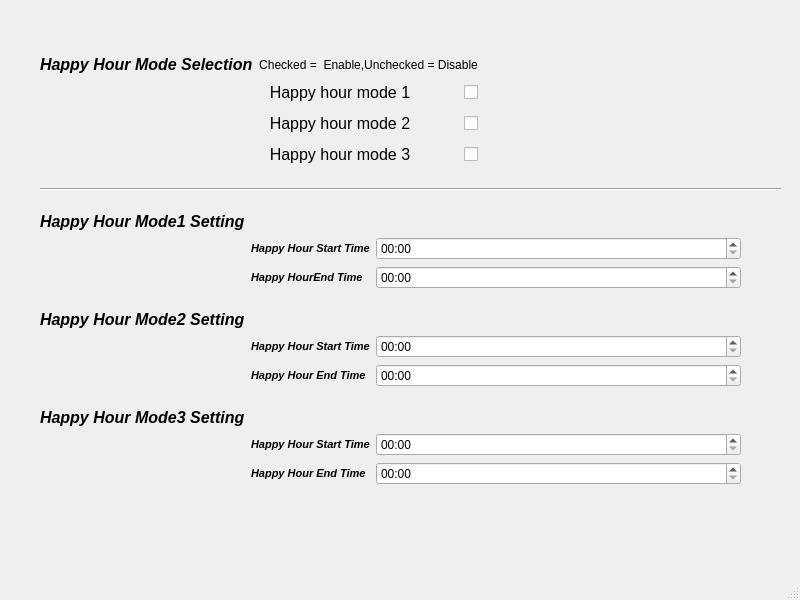
<?xml version="1.0" encoding="UTF-8"?>
<ui version="4.0">
 <class>wbsdHappyHour</class>
 <widget class="QMainWindow" name="wbsdHappyHour">
  <property name="geometry">
   <rect>
    <x>0</x>
    <y>0</y>
    <width>800</width>
    <height>600</height>
   </rect>
  </property>
  <property name="windowTitle">
   <string>MainWindow</string>
  </property>
  <widget class="QWidget" name="centralwidget">
   <widget class="QWidget" name="verticalLayoutWidget">
    <property name="geometry">
     <rect>
      <x>40</x>
      <y>40</y>
      <width>741</width>
      <height>461</height>
     </rect>
    </property>
    <layout class="QVBoxLayout" name="verticalLayout">
     <item>
      <layout class="QGridLayout" name="gridLayout1">
       <property name="sizeConstraint">
        <enum>QLayout::SetDefaultConstraint</enum>
       </property>
       <item row="0" column="0">
        <widget class="QLabel" name="label">
         <property name="sizePolicy">
          <sizepolicy hsizetype="Fixed" vsizetype="Fixed">
           <horstretch>0</horstretch>
           <verstretch>0</verstretch>
          </sizepolicy>
         </property>
         <property name="font">
          <font>
           <pointsize>12</pointsize>
           <weight>75</weight>
           <italic>true</italic>
           <bold>true</bold>
          </font>
         </property>
         <property name="text">
          <string>Happy Hour Mode Selection</string>
         </property>
         <property name="textFormat">
          <enum>Qt::AutoText</enum>
         </property>
         <property name="scaledContents">
          <bool>false</bool>
         </property>
         <property name="alignment">
          <set>Qt::AlignLeading|Qt::AlignLeft|Qt::AlignTop</set>
         </property>
         <property name="wordWrap">
          <bool>false</bool>
         </property>
         <property name="margin">
          <number>-1</number>
         </property>
        </widget>
       </item>
       <item row="1" column="1">
        <widget class="QCheckBox" name="chb_mode1">
         <property name="font">
          <font>
           <pointsize>12</pointsize>
          </font>
         </property>
         <property name="layoutDirection">
          <enum>Qt::RightToLeft</enum>
         </property>
         <property name="autoFillBackground">
          <bool>false</bool>
         </property>
         <property name="text">
          <string>Happy hour mode 1           </string>
         </property>
         <property name="tristate">
          <bool>false</bool>
         </property>
        </widget>
       </item>
       <item row="2" column="1">
        <widget class="QCheckBox" name="chb_mode2">
         <property name="font">
          <font>
           <pointsize>12</pointsize>
          </font>
         </property>
         <property name="layoutDirection">
          <enum>Qt::RightToLeft</enum>
         </property>
         <property name="text">
          <string>Happy hour mode 2           </string>
         </property>
        </widget>
       </item>
       <item row="3" column="1">
        <widget class="QCheckBox" name="chb_mode3">
         <property name="font">
          <font>
           <pointsize>12</pointsize>
          </font>
         </property>
         <property name="layoutDirection">
          <enum>Qt::RightToLeft</enum>
         </property>
         <property name="text">
          <string>Happy hour mode 3           </string>
         </property>
        </widget>
       </item>
       <item row="1" column="2">
        <spacer name="horizontalSpacer_2">
         <property name="orientation">
          <enum>Qt::Horizontal</enum>
         </property>
         <property name="sizeHint" stdset="0">
          <size>
           <width>40</width>
           <height>20</height>
          </size>
         </property>
        </spacer>
       </item>
       <item row="0" column="1">
        <widget class="QLabel" name="label_11">
         <property name="text">
          <string>Checked =  Enable,Unchecked = Disable</string>
         </property>
         <property name="alignment">
          <set>Qt::AlignCenter</set>
         </property>
        </widget>
       </item>
      </layout>
     </item>
     <item>
      <widget class="Line" name="line">
       <property name="orientation">
        <enum>Qt::Horizontal</enum>
       </property>
      </widget>
     </item>
     <item>
      <layout class="QGridLayout" name="gridLayout2">
       <item row="1" column="1">
        <widget class="QLabel" name="label_3">
         <property name="sizePolicy">
          <sizepolicy hsizetype="Fixed" vsizetype="Fixed">
           <horstretch>0</horstretch>
           <verstretch>0</verstretch>
          </sizepolicy>
         </property>
         <property name="font">
          <font>
           <pointsize>8</pointsize>
           <weight>75</weight>
           <italic>true</italic>
           <bold>true</bold>
          </font>
         </property>
         <property name="text">
          <string>Happy Hour Start Time</string>
         </property>
         <property name="textFormat">
          <enum>Qt::AutoText</enum>
         </property>
         <property name="scaledContents">
          <bool>false</bool>
         </property>
         <property name="alignment">
          <set>Qt::AlignLeading|Qt::AlignLeft|Qt::AlignTop</set>
         </property>
         <property name="wordWrap">
          <bool>false</bool>
         </property>
         <property name="margin">
          <number>-1</number>
         </property>
        </widget>
       </item>
       <item row="1" column="2">
        <widget class="QTimeEdit" name="mode1_tes">
         <property name="displayFormat">
          <string>HH:mm</string>
         </property>
        </widget>
       </item>
       <item row="0" column="0">
        <widget class="QLabel" name="label_2">
         <property name="sizePolicy">
          <sizepolicy hsizetype="Fixed" vsizetype="Fixed">
           <horstretch>0</horstretch>
           <verstretch>0</verstretch>
          </sizepolicy>
         </property>
         <property name="font">
          <font>
           <pointsize>12</pointsize>
           <weight>75</weight>
           <italic>true</italic>
           <bold>true</bold>
          </font>
         </property>
         <property name="text">
          <string>Happy Hour Mode1 Setting</string>
         </property>
         <property name="textFormat">
          <enum>Qt::AutoText</enum>
         </property>
         <property name="scaledContents">
          <bool>false</bool>
         </property>
         <property name="alignment">
          <set>Qt::AlignLeading|Qt::AlignLeft|Qt::AlignTop</set>
         </property>
         <property name="wordWrap">
          <bool>false</bool>
         </property>
         <property name="margin">
          <number>-1</number>
         </property>
        </widget>
       </item>
       <item row="2" column="2">
        <widget class="QTimeEdit" name="mode1_tee">
         <property name="displayFormat">
          <string>HH:mm</string>
         </property>
        </widget>
       </item>
       <item row="2" column="1">
        <widget class="QLabel" name="label_4">
         <property name="sizePolicy">
          <sizepolicy hsizetype="Fixed" vsizetype="Fixed">
           <horstretch>0</horstretch>
           <verstretch>0</verstretch>
          </sizepolicy>
         </property>
         <property name="font">
          <font>
           <pointsize>8</pointsize>
           <weight>75</weight>
           <italic>true</italic>
           <bold>true</bold>
          </font>
         </property>
         <property name="text">
          <string>Happy HourEnd Time</string>
         </property>
         <property name="textFormat">
          <enum>Qt::AutoText</enum>
         </property>
         <property name="scaledContents">
          <bool>false</bool>
         </property>
         <property name="alignment">
          <set>Qt::AlignLeading|Qt::AlignLeft|Qt::AlignTop</set>
         </property>
         <property name="wordWrap">
          <bool>false</bool>
         </property>
         <property name="margin">
          <number>-1</number>
         </property>
        </widget>
       </item>
       <item row="1" column="3">
        <spacer name="horizontalSpacer">
         <property name="orientation">
          <enum>Qt::Horizontal</enum>
         </property>
         <property name="sizeType">
          <enum>QSizePolicy::Minimum</enum>
         </property>
         <property name="sizeHint" stdset="0">
          <size>
           <width>40</width>
           <height>20</height>
          </size>
         </property>
        </spacer>
       </item>
      </layout>
     </item>
     <item>
      <layout class="QGridLayout" name="gridLayout3">
       <item row="1" column="1">
        <widget class="QLabel" name="label_5">
         <property name="sizePolicy">
          <sizepolicy hsizetype="Fixed" vsizetype="Fixed">
           <horstretch>0</horstretch>
           <verstretch>0</verstretch>
          </sizepolicy>
         </property>
         <property name="font">
          <font>
           <pointsize>8</pointsize>
           <weight>75</weight>
           <italic>true</italic>
           <bold>true</bold>
          </font>
         </property>
         <property name="text">
          <string>Happy Hour Start Time</string>
         </property>
         <property name="textFormat">
          <enum>Qt::AutoText</enum>
         </property>
         <property name="scaledContents">
          <bool>false</bool>
         </property>
         <property name="alignment">
          <set>Qt::AlignLeading|Qt::AlignLeft|Qt::AlignTop</set>
         </property>
         <property name="wordWrap">
          <bool>false</bool>
         </property>
         <property name="margin">
          <number>-1</number>
         </property>
        </widget>
       </item>
       <item row="1" column="2">
        <widget class="QTimeEdit" name="mode2_tes">
         <property name="displayFormat">
          <string>HH:mm</string>
         </property>
        </widget>
       </item>
       <item row="0" column="0">
        <widget class="QLabel" name="label_6">
         <property name="sizePolicy">
          <sizepolicy hsizetype="Fixed" vsizetype="Fixed">
           <horstretch>0</horstretch>
           <verstretch>0</verstretch>
          </sizepolicy>
         </property>
         <property name="font">
          <font>
           <pointsize>12</pointsize>
           <weight>75</weight>
           <italic>true</italic>
           <bold>true</bold>
          </font>
         </property>
         <property name="text">
          <string>Happy Hour Mode2 Setting</string>
         </property>
         <property name="textFormat">
          <enum>Qt::AutoText</enum>
         </property>
         <property name="scaledContents">
          <bool>false</bool>
         </property>
         <property name="alignment">
          <set>Qt::AlignLeading|Qt::AlignLeft|Qt::AlignTop</set>
         </property>
         <property name="wordWrap">
          <bool>false</bool>
         </property>
         <property name="margin">
          <number>-1</number>
         </property>
        </widget>
       </item>
       <item row="2" column="2">
        <widget class="QTimeEdit" name="mod2_tee">
         <property name="displayFormat">
          <string>HH:mm</string>
         </property>
        </widget>
       </item>
       <item row="2" column="1">
        <widget class="QLabel" name="label_7">
         <property name="sizePolicy">
          <sizepolicy hsizetype="Fixed" vsizetype="Fixed">
           <horstretch>0</horstretch>
           <verstretch>0</verstretch>
          </sizepolicy>
         </property>
         <property name="font">
          <font>
           <pointsize>8</pointsize>
           <weight>75</weight>
           <italic>true</italic>
           <bold>true</bold>
          </font>
         </property>
         <property name="text">
          <string>Happy Hour End Time</string>
         </property>
         <property name="textFormat">
          <enum>Qt::AutoText</enum>
         </property>
         <property name="scaledContents">
          <bool>false</bool>
         </property>
         <property name="alignment">
          <set>Qt::AlignLeading|Qt::AlignLeft|Qt::AlignTop</set>
         </property>
         <property name="wordWrap">
          <bool>false</bool>
         </property>
         <property name="margin">
          <number>-1</number>
         </property>
        </widget>
       </item>
       <item row="1" column="3">
        <spacer name="horizontalSpacer_3">
         <property name="orientation">
          <enum>Qt::Horizontal</enum>
         </property>
         <property name="sizeType">
          <enum>QSizePolicy::Minimum</enum>
         </property>
         <property name="sizeHint" stdset="0">
          <size>
           <width>40</width>
           <height>20</height>
          </size>
         </property>
        </spacer>
       </item>
      </layout>
     </item>
     <item>
      <layout class="QGridLayout" name="gridLayout4">
       <item row="1" column="1">
        <widget class="QLabel" name="label_8">
         <property name="sizePolicy">
          <sizepolicy hsizetype="Fixed" vsizetype="Fixed">
           <horstretch>0</horstretch>
           <verstretch>0</verstretch>
          </sizepolicy>
         </property>
         <property name="font">
          <font>
           <pointsize>8</pointsize>
           <weight>75</weight>
           <italic>true</italic>
           <bold>true</bold>
          </font>
         </property>
         <property name="text">
          <string>Happy Hour Start Time</string>
         </property>
         <property name="textFormat">
          <enum>Qt::AutoText</enum>
         </property>
         <property name="scaledContents">
          <bool>false</bool>
         </property>
         <property name="alignment">
          <set>Qt::AlignLeading|Qt::AlignLeft|Qt::AlignTop</set>
         </property>
         <property name="wordWrap">
          <bool>false</bool>
         </property>
         <property name="margin">
          <number>-1</number>
         </property>
        </widget>
       </item>
       <item row="1" column="2">
        <widget class="QTimeEdit" name="mod3_tes">
         <property name="displayFormat">
          <string>HH:mm</string>
         </property>
        </widget>
       </item>
       <item row="0" column="0">
        <widget class="QLabel" name="label_9">
         <property name="sizePolicy">
          <sizepolicy hsizetype="Fixed" vsizetype="Fixed">
           <horstretch>0</horstretch>
           <verstretch>0</verstretch>
          </sizepolicy>
         </property>
         <property name="font">
          <font>
           <pointsize>12</pointsize>
           <weight>75</weight>
           <italic>true</italic>
           <bold>true</bold>
          </font>
         </property>
         <property name="text">
          <string>Happy Hour Mode3 Setting</string>
         </property>
         <property name="textFormat">
          <enum>Qt::AutoText</enum>
         </property>
         <property name="scaledContents">
          <bool>false</bool>
         </property>
         <property name="alignment">
          <set>Qt::AlignLeading|Qt::AlignLeft|Qt::AlignTop</set>
         </property>
         <property name="wordWrap">
          <bool>false</bool>
         </property>
         <property name="margin">
          <number>-1</number>
         </property>
        </widget>
       </item>
       <item row="2" column="2">
        <widget class="QTimeEdit" name="mod3_tee">
         <property name="displayFormat">
          <string>HH:mm</string>
         </property>
        </widget>
       </item>
       <item row="2" column="1">
        <widget class="QLabel" name="label_10">
         <property name="sizePolicy">
          <sizepolicy hsizetype="Fixed" vsizetype="Fixed">
           <horstretch>0</horstretch>
           <verstretch>0</verstretch>
          </sizepolicy>
         </property>
         <property name="font">
          <font>
           <pointsize>8</pointsize>
           <weight>75</weight>
           <italic>true</italic>
           <bold>true</bold>
          </font>
         </property>
         <property name="text">
          <string>Happy Hour End Time</string>
         </property>
         <property name="textFormat">
          <enum>Qt::AutoText</enum>
         </property>
         <property name="scaledContents">
          <bool>false</bool>
         </property>
         <property name="alignment">
          <set>Qt::AlignLeading|Qt::AlignLeft|Qt::AlignTop</set>
         </property>
         <property name="wordWrap">
          <bool>false</bool>
         </property>
         <property name="margin">
          <number>-1</number>
         </property>
        </widget>
       </item>
       <item row="1" column="3">
        <spacer name="horizontalSpacer_4">
         <property name="orientation">
          <enum>Qt::Horizontal</enum>
         </property>
         <property name="sizeType">
          <enum>QSizePolicy::Minimum</enum>
         </property>
         <property name="sizeHint" stdset="0">
          <size>
           <width>40</width>
           <height>20</height>
          </size>
         </property>
        </spacer>
       </item>
      </layout>
     </item>
    </layout>
   </widget>
  </widget>
  <widget class="QMenuBar" name="menubar">
   <property name="geometry">
    <rect>
     <x>0</x>
     <y>0</y>
     <width>800</width>
     <height>21</height>
    </rect>
   </property>
  </widget>
  <widget class="QStatusBar" name="statusbar"/>
 </widget>
 <resources/>
 <connections/>
</ui>
